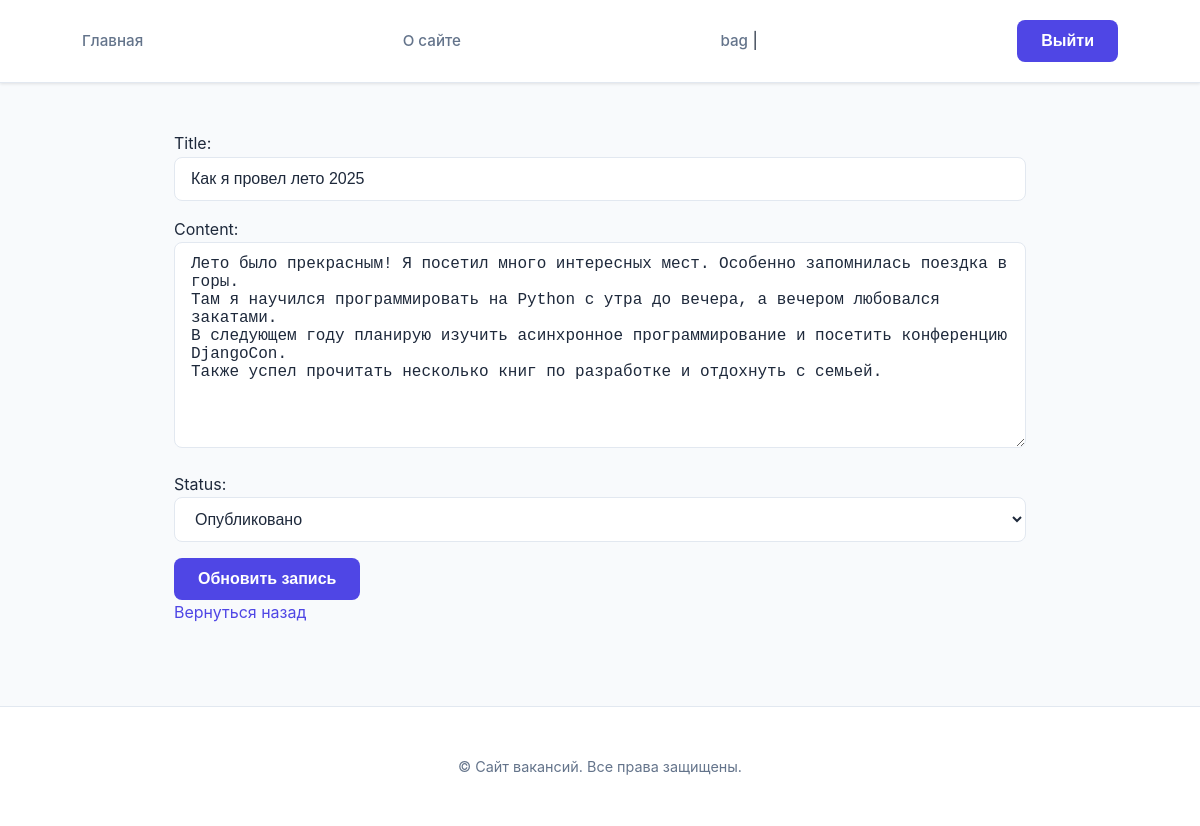
Page /post/2/edit/ (signed in) on the committed database.
### core/models.py (models this page shows, shortened)
class CustomUser(AbstractUser):
    avatar = models.ImageField(upload_to="media/users/%Y/%m/%d/", blank=True, null=True)
    birth_date = models.DateField(blank=True, null=True)

class Post(models.Model):
    class Status(models.IntegerChoices):
        DRAFT = 0, 'Черновик'
        PUBLISHED = 1, 'Опубликовано'
    title = models.CharField(max_length=200)
    content = models.TextField()
    status = models.IntegerField(choices=Status.choices, default=Status.DRAFT)
    author = models.ForeignKey("CustomUser", on_delete=models.CASCADE, related_name='posts')
    created_at = models.DateTimeField(auto_now_add=True)
    slug = models.SlugField(unique=True, blank=True)

### core/views.py (the view)
# urls.py: path("post/<int:pk>/edit/", views.PostUpdateView.as_view(), name="post_update"),
class PostUpdateView(LoginRequiredMixin, AuthorRequiredMixin, UpdateView):
    template_name = "core/post_update.html"
    form_class = PostUpdateForm
    model = Post
    success_url = reverse_lazy("home")

### core/forms.py
class PostUpdateForm(PostForm):
    pass

### core/context_processors.py (called while the page is built)
def header_context(request):
    menu = [
        {"title": "Главная", "url_name": "home"},
        {"title": "О сайте", "url_name": "about"},
    ]
    return {"menu": menu}

def this_year(request):
    return {"year": datetime.now().year}

### core/mixins.py (called while the page is built)
    def dispatch(self, request, *args, **kwargs):
        obj = self.get_object()
        if obj.author != request.user:
            messages.error(request, "У вас нет прав для редактирования этого поста!")
            return redirect('post_detail', pk=obj.pk)
        return super().dispatch(request, *args, **kwargs)

### core/templates/core/post_update.html (shortened to what this page needs)
{% extends "base.html" %}
{% block content %}
    <div>
        <form method="post">
            {{ form.as_p }}
            <button type="submit">Обновить запись</button>
        </form>
        <a href="{% url 'home' %}">Вернуться назад</a>
    </div>
{% endblock content %}

### core/templates/core/base.html (shortened to what this page needs)
{% load static %}
<!DOCTYPE html>
<html lang="ru">
<head>
    <link rel="stylesheet" href="{% static 'core/css/style.css' %}">
</head>
<body>
    <header>
        <nav>
            {% for item in menu %}
                <a href="{% url item.url_name %}">{{ item.title }}</a>
            {% endfor %}
            {% if not user.is_authenticated %}
                <p><a href="{% url 'register' %}">Регистрация</a> | <a href="{% url 'login' %}">Войти</a></p>
            {% else %}
                <p><a href="{% url 'profile' %}">{{ user.username }}</a> |
                    <form method="post" action="{% url 'logout' %}">
                        <button type="submit">Выйти</button>
                    </form>
            {% endif %}
        </nav>
    </header>
    <main>
        {% block content %}
        {% endblock %}
    </main>
    <footer>
        <p>&copy; {{ current_year }} Сайт вакансий. Все права защищены.</p>
    </footer>
</body>
</html>

### core/static/core/css/style.css (style rules this page uses)
:root { --primary-color: #4f46e5; --primary-hover: #4338ca; --bg-color: #f8fafc; --card-bg: #ffffff; --text-main: #1e293b; --text-muted: #64748b; --border-color: #e2e8f0; --accent-gradient: linear-gradient(135deg, #6366f1 0%, #a855f7 100%); --shadow-sm: 0 1px 3px rgba(0,0,0,0.1); --shadow-md: 0 4px 6px -1px rgba(0,0,0,0.1), 0 2px 4px -1px rgba(0,0,0,0.06); --shadow-lg: 0 10px 15px -3px rgba(0,0,0,0.1); --radius-md: 12px; --radius-lg: 20px; }
* { margin: 0; padding: 0; box-sizing: border-box; }
body { font-family: 'Inter', 'Segoe UI', Roboto, Helvetica, Arial, sans-serif; background-color: var(--bg-color); min-height: 100vh; color: var(--text-main); line-height: 1.6; }
header { background: var(--card-bg); box-shadow: var(--shadow-sm); position: sticky; top: 0; z-index: 100; border-bottom: 1px solid var(--border-color); }
nav { max-width: 1100px; margin: 0 auto; padding: 1.25rem 2rem; display: flex; gap: 2rem; align-items: center; justify-content: space-between; flex-wrap: wrap; }
nav a { color: var(--text-muted); text-decoration: none; font-weight: 500; font-size: 0.95rem; transition: all 0.2s ease; }
main { max-width: 900px; margin: 3rem auto; padding: 0 1.5rem; }
a { color: var(--primary-color); text-decoration: none; transition: opacity 0.2s; }
form p { margin-bottom: 1rem; }
input, select, textarea { width: 100%; padding: 0.75rem 1rem; border: 1px solid var(--border-color); border-radius: 8px; font-size: 1rem; background: #fff; transition: all 0.2s ease; color: var(--text-main); }
button { background: var(--primary-color); color: white; border: none; padding: 0.75rem 1.5rem; border-radius: 8px; font-size: 1rem; font-weight: 600; cursor: pointer; transition: all 0.2s ease; display: inline-flex; align-items: center; justify-content: center; }
footer { text-align: center; padding: 3rem 2rem; margin-top: 5rem; color: var(--text-muted); font-size: 0.9rem; border-top: 1px solid var(--border-color); background: var(--card-bg); }

### rows in the picture
CustomUser: username "bag"
Post: title "Как я провел лето 2025", content "Лето было прекрасным! Я посетил много интересных мест. Особенно запомнилась поездка в горы. Там я научился программировать на Python с утра до вечера, а вечером любовался закатами. В следующем году планирую изучить асинхронное программирование и посетить конференцию DjangoCon. Также успел прочитать несколько книг по разработке и отдохнуть с семьей.", status "Опубликовано"

### other values in the picture
{{ item.title }} "Главная" "О сайте"
